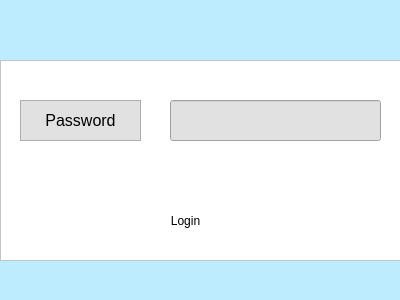
<?xml version="1.0" encoding="UTF-8"?>
<ui version="4.0">
 <class>Password_Window</class>
 <widget class="QDialog" name="Password_Window">
  <property name="geometry">
   <rect>
    <x>0</x>
    <y>0</y>
    <width>400</width>
    <height>300</height>
   </rect>
  </property>
  <property name="windowTitle">
   <string>Dialog</string>
  </property>
  <property name="styleSheet">
   <string notr="true">background-color: rgb(190, 236, 255);</string>
  </property>
  <widget class="QFrame" name="frame">
   <property name="geometry">
    <rect>
     <x>0</x>
     <y>60</y>
     <width>401</width>
     <height>201</height>
    </rect>
   </property>
   <property name="styleSheet">
    <string notr="true">background-color: rgb(255, 255, 255);</string>
   </property>
   <property name="frameShape">
    <enum>QFrame::StyledPanel</enum>
   </property>
   <property name="frameShadow">
    <enum>QFrame::Raised</enum>
   </property>
   <widget class="QPushButton" name="pushButton">
    <property name="geometry">
     <rect>
      <x>120</x>
      <y>140</y>
      <width>131</width>
      <height>41</height>
     </rect>
    </property>
    <property name="styleSheet">
     <string notr="true">background-color: rgb(225, 225, 225);</string>
    </property>
    <property name="text">
     <string>Login</string>
    </property>
    <property name="default">
     <bool>true</bool>
    </property>
    <property name="flat">
     <bool>true</bool>
    </property>
   </widget>
   <widget class="QLabel" name="label">
    <property name="geometry">
     <rect>
      <x>20</x>
      <y>40</y>
      <width>121</width>
      <height>41</height>
     </rect>
    </property>
    <property name="font">
     <font>
      <pointsize>12</pointsize>
     </font>
    </property>
    <property name="styleSheet">
     <string notr="true">background-color: rgb(225, 225, 225);</string>
    </property>
    <property name="frameShape">
     <enum>QFrame::StyledPanel</enum>
    </property>
    <property name="text">
     <string>Password</string>
    </property>
    <property name="alignment">
     <set>Qt::AlignCenter</set>
    </property>
   </widget>
   <widget class="QLineEdit" name="lineEdit">
    <property name="geometry">
     <rect>
      <x>170</x>
      <y>40</y>
      <width>211</width>
      <height>41</height>
     </rect>
    </property>
    <property name="styleSheet">
     <string notr="true">background-color: rgb(225, 225, 225);</string>
    </property>
    <property name="echoMode">
     <enum>QLineEdit::Password</enum>
    </property>
   </widget>
  </widget>
 </widget>
 <resources/>
 <connections/>
</ui>
